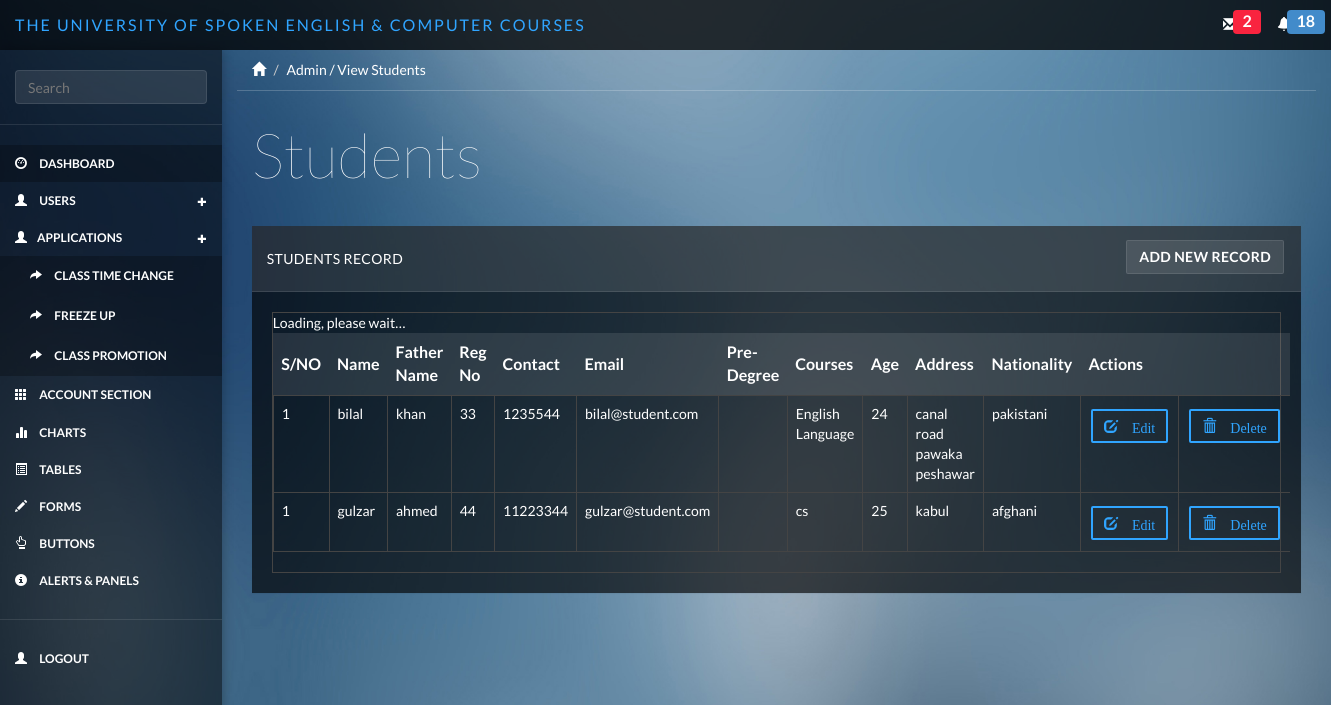
Page /index.php/admin/student_view on the earlier database version.
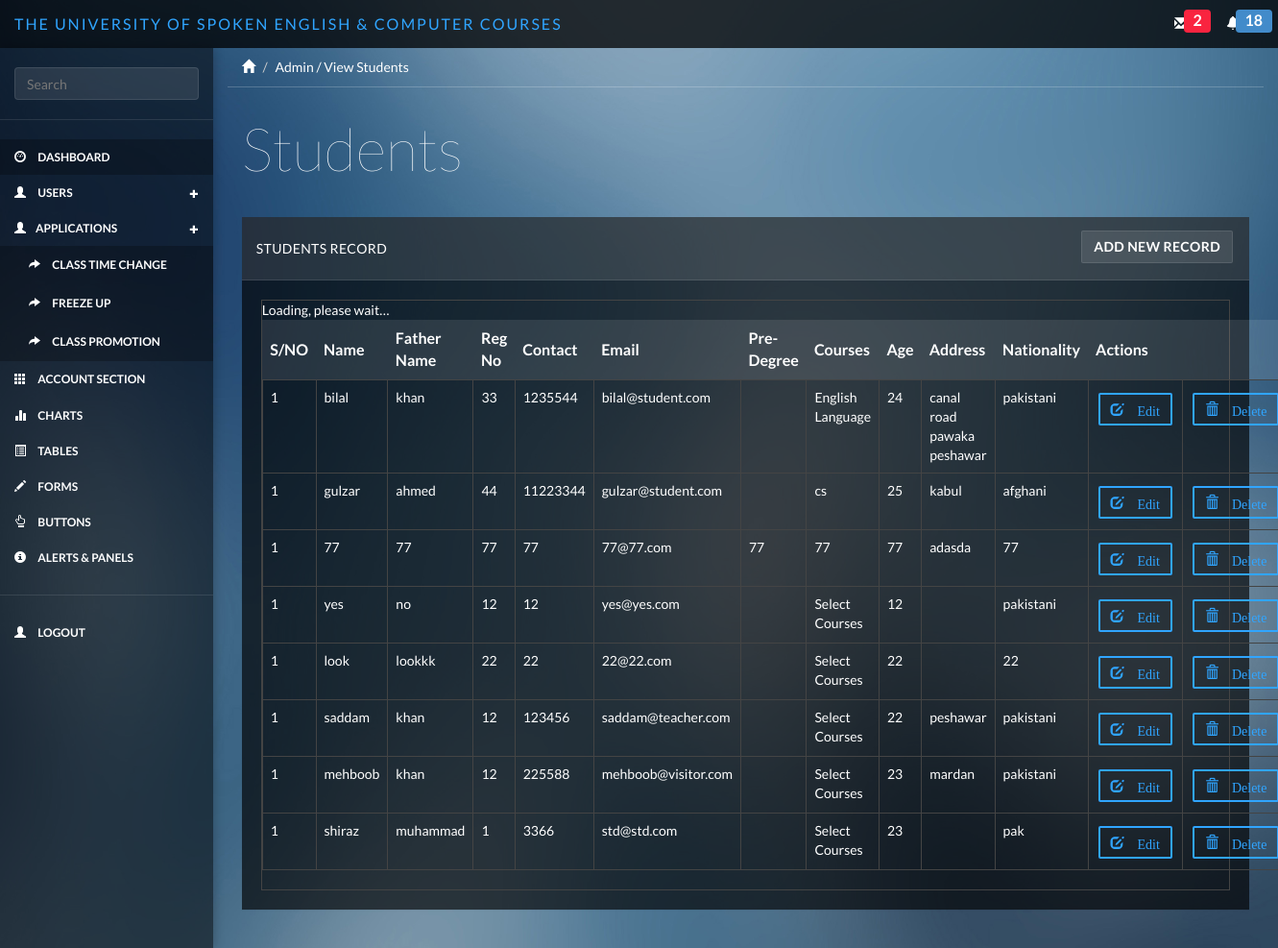
Same page on the later database version.
### tables this page shows
CREATE TABLE IF NOT EXISTS `student` (
  `s_id` int(11) NOT NULL AUTO_INCREMENT,
  `fkuser_id` int(11) NOT NULL,
  `reg_number` int(11) NOT NULL,
  `guardian_number` varchar(255) NOT NULL,
  `qualification` varchar(255) NOT NULL,
  `pre_degree` varchar(255) NOT NULL,
  `profession` varchar(255) NOT NULL,
  `courses` varchar(255) NOT NULL,
  `class_timing` varchar(255) NOT NULL,
  `description` varchar(255) NOT NULL,
  `created_at` varchar(255) NOT NULL,
  `updated_at` varchar(255) NOT NULL,
  `created_by` varchar(255) NOT NULL,
  PRIMARY KEY (`s_id`)
);

CREATE TABLE IF NOT EXISTS `users` (
  `u_id` int(11) NOT NULL AUTO_INCREMENT,
  `name` varchar(255) NOT NULL,
  `f_name` varchar(255) NOT NULL,
  `age` varchar(255) NOT NULL,
  `contact` varchar(255) NOT NULL,
  `country_id` varchar(255) NOT NULL,
  `province_id` varchar(255) NOT NULL,
  `city_id` varchar(255) NOT NULL,
  `address` varchar(255) NOT NULL,
  `nationality` varchar(255) NOT NULL,
  `email` varchar(255) NOT NULL,
  `role` varchar(255) NOT NULL,
  `fktestresult_id` int(11) NOT NULL,
  `description` varchar(255) NOT NULL,
  `created_at` varchar(255) NOT NULL,
  `updated_at` varchar(255) NOT NULL,
  `created_by` varchar(255) NOT NULL,
  PRIMARY KEY (`u_id`)
);

### application/controllers/Admin.php (called while the page is built, shortened)
<?php
class Admin extends CI_Controller {
    public function student_view()
    {
        $this->db->select('*');
        $this->db->from('student');
        $this->db->join('users','users.u_id = student.fkuser_id');
        $query = $this->db->get();
        $result['result'] = $query->result();
        $this->load->view('include/header');
        $this->load->view('include/sidebar');
        $this->load->view('admin/student_view',$result);
        $this->load->view('include/footer');
    }
}

### index.php (called while the page is built, shortened)
<?php
require_once BASEPATH.'core/CodeIgniter.php';

### application/views/admin/student_view.php (the view)
<div class="col-sm-9 col-sm-offset-3 col-lg-10 col-lg-offset-2 main">
    <div class="row">
        <ol class="breadcrumb">
            <li><a href="#"><span class="glyphicon glyphicon-home"></span></a></li>
            <li class="active">Admin / View Students</li>
        </ol>
    </div>
    <div class="row">
        <div class="col-lg-12">
            <h1 class="page-header">Students</h1>
        </div>
    </div>
    <div class="row">
        <div class="col-lg-12">
            <div class="panel panel-default">
                <div  class="panel-heading">Students Record
                <a href="<?= site_url()?>admin/student_add" type="button" class="btn btn-default margin  pull-right"><b>Add New Record</b></a>
                </div>
                <div class="panel-body">
                    <table data-toggle="table" data-show-refresh="true" data-search="true" data-select-item-name="toolbar1" data-pagination="true" data-sort-name="name" data-sort-order="desc">
                        <thead>
                        <tr>
                            <th  data-sortable="true"><b>S/NO</b></th>
                            <th  data-sortable="true"><b>Name</b></th>
                            <th  data-sortable="true"><b>Father Name</b></th>
                            <th  data-sortable="true"><b>Reg No</b></th>
                            <th  data-sortable="true"><b>Contact</b></th>
                            <th  data-sortable="true"><b>Email</b></th>
                            <th  data-sortable="true"><b>Pre-Degree</b></th>
                            <th  data-sortable="true"><b>Courses</b></th>
                            <th  data-sortable="true"><b>Age</b></th>
                            <th  data-sortable="true"><b>Address</b></th>
                            <th  data-sortable="true"><b>Nationality</b></th>
                            <th  colspan="2"><b>Actions</b></th>
                        </tr>
                        </thead>
                        <tbody>
                        <?php foreach($result as $array){?>
                        <tr>
                            <td>1</td>
                            <td><?=$array->name?></td>
                            <td><?=$array->f_name?></td>
                            <td><?=$array->reg_number?></td>
                            <td><?=$array->contact?></td>
                            <td><?=$array->email?></td>
                            <td><?=$array->pre_degree?></td>
                            <td><?=$array->courses?></td>
                            <td><?=$array->age?></td>
                            <td><?=$array->address?></td>
                            <td><?=$array->nationality?></td>
                            <td>
                                <a href="<?= site_url()?>admin/student_edit/<?= $array->s_id ?>" type="button" class="btn btn-primary glyphicon glyphicon-edit btn-outline margin"> Edit</a>
                            </td>
                            <td>
                                <a href="<?= site_url()?>admin/student_delete/<?= $array->s_id ?>/<?= $array->u_id ?>" type="button" class="btn btn-primary glyphicon glyphicon-trash btn-outline margin"> Delete</a>
                            </td>
                        </tr>
                        <?php } ?>
                        </tbody>
                    </table>
                </div>
            </div>
        </div>
    </div>
</div>

### application/views/include/header.php (shortened to what this page needs)
<!DOCTYPE html>
<html>
<head>
    <link href="<?=base_url()?>public/css/bootstrap.min.css" rel="stylesheet">
    <link href="<?=base_url()?>public/css/datepicker3.css" rel="stylesheet">
    <link href="<?=base_url()?>public/css/styles.css" rel="stylesheet">
</head>
<body>
<nav class="navbar navbar-inverse navbar-fixed-top" role="navigation">
    <div class="container-fluid">
        <div class="navbar-header">
            <a class="navbar-brand" href="#"><span>The University of Spoken English & Computer Courses</span></a>
            <ul class="nav navbar-top-links navbar-right">
                <li class="dropdown">
                    <a class="dropdown-toggle count-info" data-toggle="dropdown" href="#">
                        <i class="glyphicon glyphicon-envelope"></i>  <span class="label label-danger">2</span>
                    </a>
                </li>
                <li class="dropdown">
                    <a class="dropdown-toggle count-info" data-toggle="dropdown" href="#">
                        <i class="glyphicon glyphicon-bell"></i>  <span class="label label-primary">18</span>
                    </a>
                </li>
            </ul>
        </div>
    </div>
</nav>

### application/views/include/sidebar.php (shortened to what this page needs)
<div id="sidebar-collapse" class="col-sm-3 col-lg-2 sidebar">
    <form role="search">
        <div class="form-group">
            <input type="text" class="form-control" placeholder="Search">
        </div>
    </form>
    <ul class="nav menu">
        <li class="active"><a href="<?= site_url()?>home"><span class="glyphicon glyphicon-dashboard"></span> Dashboard</a></li>
        <li class="parent ">
            <a href="#">
                <span class="glyphicon glyphicon-user"></span> Users <span data-toggle="collapse" href="#sub-item-1" class="icon pull-right"><em class="glyphicon glyphicon-s glyphicon-plus"></em></span>
            </a>
            <a href="#">
                <span class="glyphicon glyphicon-user"></span>Applications<span data-toggle="collapse" href="#sub-item-1" class="icon pull-right"><em class="glyphicon glyphicon-s glyphicon-plus"></em></span>
            </a>
            <ul class="children" id="sub-item-2">
                <li>
                    <a  href="<?= site_url()?>applications/class_time_change">
                        <span class="glyphicon glyphicon-share-alt"></span> Class Time Change
                    </a>
                </li>
                <li>
                    <a  href="<?= site_url()?>applications/freeze_up">
                        <span class="glyphicon glyphicon-share-alt"></span> Freeze Up
                    </a>
                </li>
                <li>
                    <a  href="<?= site_url()?>applications/class_promotion">
                        <span class="glyphicon glyphicon-share-alt"></span> Class Promotion
                    </a>
                </li>
            </ul>
        </li>
        <li>
            <a href="<?= site_url()?>accountsection/student_registration">
                <span class="glyphicon glyphicon-th"></span> Account Section
            </a>
        </li>
        <li><a href="charts.html"><span class="glyphicon glyphicon-stats"></span> Charts</a></li>
        <li><a href="tables.html"><span class="glyphicon glyphicon-list-alt"></span> Tables</a></li>
        <li><a href="forms.html"><span class="glyphicon glyphicon-pencil"></span> Forms</a></li>
        <li><a href="buttons.html"><span class="glyphicon glyphicon-hand-up"></span> Buttons</a></li>
        <li><a href="panels.html"><span class="glyphicon glyphicon-info-sign"></span> Alerts &amp; Panels</a></li>
        <li role="presentation" class="divider"></li>
        <li><a href="login.html"><span class="glyphicon glyphicon-user"></span> Logout</a></li>
    </ul>
</div>

### application/views/include/footer.php (shortened to what this page needs)
</body>
</html>

### application/views/include/header.php (style rules this page uses)
.label { color:#FFF; font-size:16px; }

Differences in the rows shown:
added student: fkuser.name "77", fkuser.f_name "77", reg_number "77", fkuser.contact "77", fkuser.email "77@77.com", pre_degree "77", courses "77", fkuser.age "77", fkuser.address "adasda", fkuser.nationality "77"
added student: fkuser.name "yes", fkuser.f_name "no", reg_number "12", fkuser.contact "12", fkuser.email "yes@yes.com", courses "Select Courses", fkuser.age "12", fkuser.nationality "pakistani"
added student: fkuser.name "look", fkuser.f_name "lookkk", reg_number "22", fkuser.contact "22", fkuser.email "22@22.com", courses "Select Courses", fkuser.age "22", fkuser.nationality "22"
added student: fkuser.name "saddam", fkuser.f_name "khan", reg_number "12", fkuser.contact "123456", fkuser.email "saddam@teacher.com", courses "Select Courses", fkuser.age "22", fkuser.address "peshawar", fkuser.nationality "pakistani"
added student: fkuser.name "mehboob", fkuser.f_name "khan", reg_number "12", fkuser.contact "225588", fkuser.email "mehboob@visitor.com", courses "Select Courses", fkuser.age "23", fkuser.address "mardan", fkuser.nationality "pakistani"
added student: fkuser.name "shiraz", fkuser.f_name "muhammad", reg_number "1", fkuser.contact "3366", fkuser.email "std@std.com", courses "Select Courses", fkuser.age "23", fkuser.nationality "pak"
